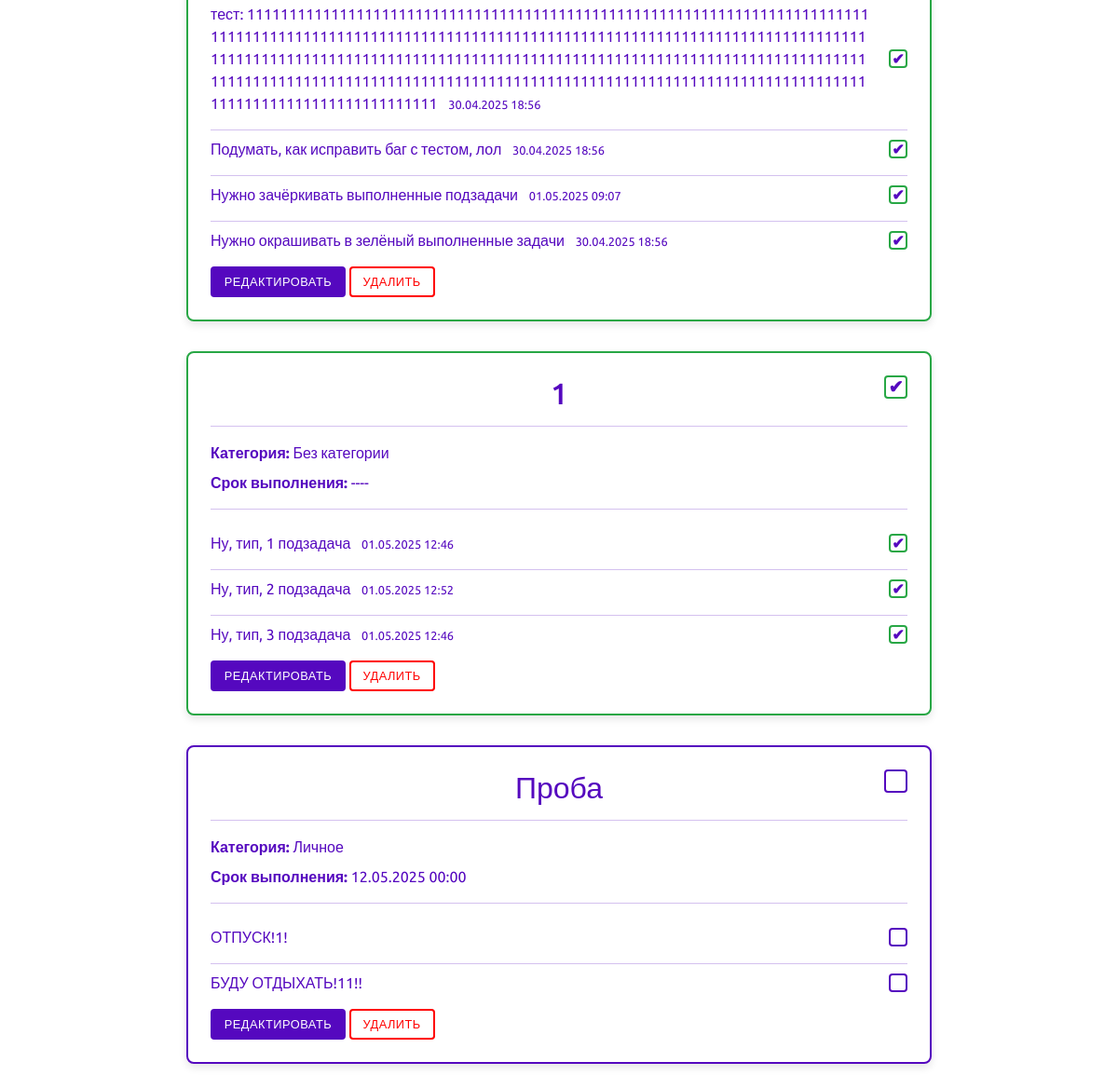
Page / (signed in, lower part) on the earlier database version.
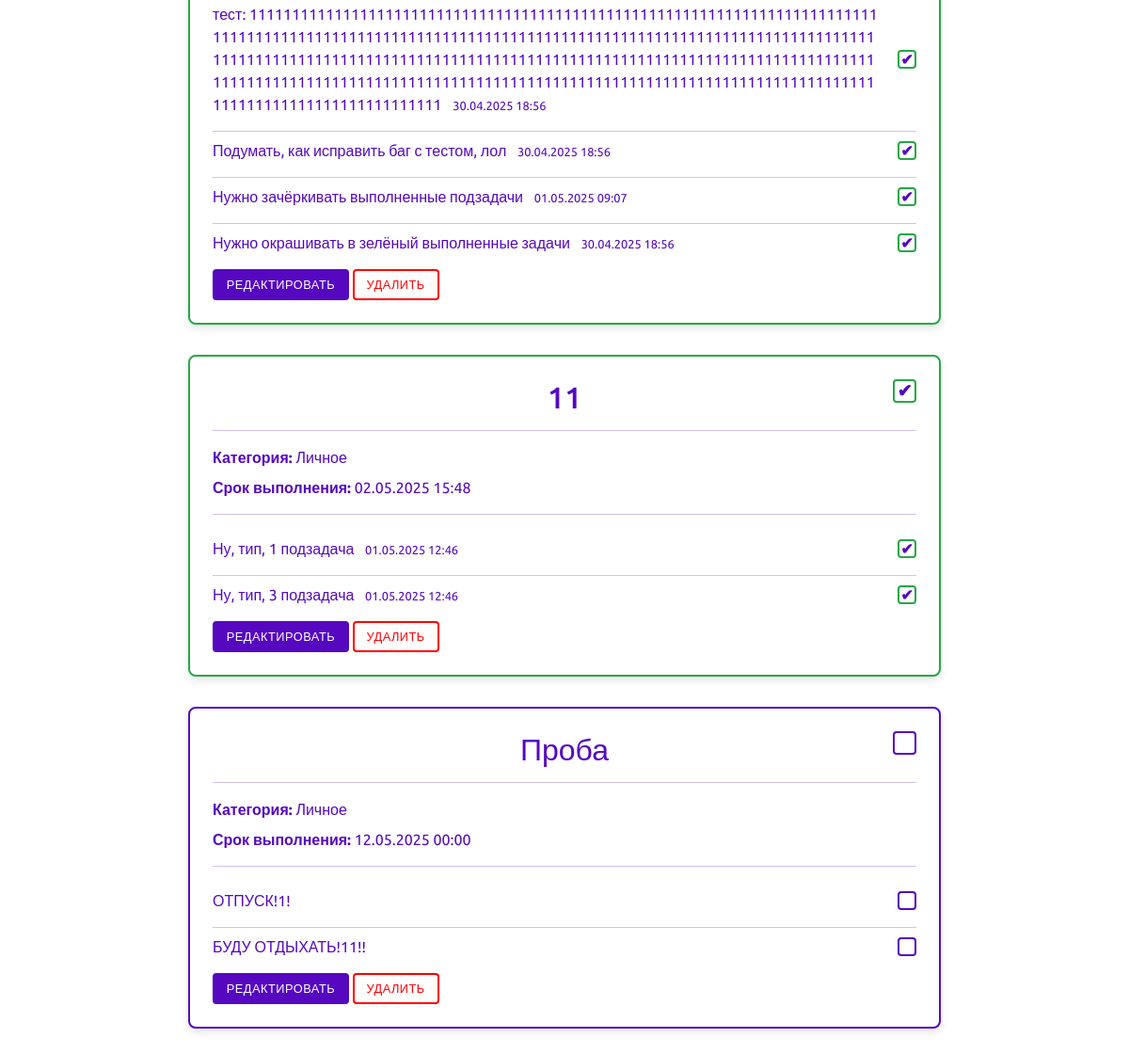
Same page on the later database version.
### task/models.py (models this page shows, shortened)
class SubTask(models.Model):
    task = models.ForeignKey(Task, on_delete=models.CASCADE, related_name='subtasks', verbose_name='Задача')
    description = models.TextField(blank=True, verbose_name='Подзадача')
    is_completed = models.BooleanField(default=False, verbose_name='Выполнена')
    create_date = models.DateTimeField(auto_now_add=True, verbose_name='Дата создания')
    completed_date = models.DateTimeField(null=True, blank=True, verbose_name='Дата выполнения')
    class Meta:
        ordering = ('create_date',)
        verbose_name = 'Позадача'
        verbose_name_plural = 'Подзадачи'
        default_related_name = 'subtasks'

class Task(models.Model):
    class Status(models.TextChoices):
        NOT_ACTIVE = 'not_active', 'Не активна'
        ACTIVE = 'active', 'Активна'
        COMPLETED = 'completed', 'Выполнена'
    title = models.CharField(max_length=100, verbose_name='Название задачи')
    slug = models.SlugField(max_length=100, unique=True, db_index=True, allow_unicode=True)
    user = models.ForeignKey(User, on_delete=models.CASCADE, verbose_name='Пользователь', related_name='tasks')
    category = models.ForeignKey(Category, on_delete=models.PROTECT, verbose_name='Категория', related_name='tasks')
    status = models.CharField(max_length=10, choices=Status.choices, default=Status.NOT_ACTIVE,
                              verbose_name='Статус задачи')
    create_date = models.DateTimeField(auto_now_add=True, db_index=True, verbose_name='Дата создания')
    due_date = models.DateTimeField(blank=True, null=True, verbose_name='Срок выполнения')
    class Meta:
        ordering = ('create_date',)
        verbose_name = 'Задача'
        verbose_name_plural = 'Задачи'
        constraints = [
            models.CheckConstraint(
                check=models.Q(due_date__gt=models.F('create_date')),
                name='check_due_date_after_create_date'
            )
        ]

class Category(models.Model):
    name = models.CharField(max_length=50, unique=True, verbose_name='Название')
    slug = models.SlugField(max_length=50, unique=True, db_index=True, allow_unicode=True)
    class Meta:
        ordering = ('name',)
        verbose_name = 'Категория'
        verbose_name_plural = 'Категории'

### task/views.py (the view)
# urls.py: path('', views.home, name='home'),
def home(request):
    if request.user.is_authenticated:
        tasks = Task.objects.filter(user=request.user).prefetch_related('subtasks')
    else:
        tasks = None
    context = {
        'tasks': tasks,
    }
    return render(request, 'task/home.html', context)

### task/templates/task/home.html (shortened to what this page needs)
{% extends 'base.html' %}
{% load django_bootstrap5 %}
{% load static %}
{% block content %}
    <div class="container mt-4">
        {% if user.is_authenticated %}
            {% for task in tasks %}
                <div class="task-card task-status-{{ task.status|lower }}">
                    <div class="task-header">
                        <h2 class="task-title">{{ task.title }}</h2>
                        <div class="task-status-indicator status-{{ task.status|lower }}"
                             data-task-id="{{ task.id }}"
                             data-url="{% url 'task:api_change_task_status' task.id %}"
                             title="Изменить статус">
                            {% if task.status == 'completed' %}
                                <span class="checkmark">&#10004;</span>
                            {% endif %}
                        </div>
                    </div>
                    <hr class="purple-line">
                    <p class="task-category"><strong>Категория:</strong> {{ task.category.name }}</p>
                    <p class="task-due-date"><strong>Срок
                        выполнения:</strong> {{ task.due_date|date:"d.m.Y H:i"|default:"----" }}</p>
                    <hr class="purple-line">
                    <div class="subtask-list">
                        {% for subtask in task.subtasks.all %}
                            <div class="subtask-item">
                                <div class="subtask-description">
                                    {{ subtask.description }}
                                    {% if subtask.is_completed %}
                                        <span class="small text-muted">{{ subtask.completed_date|date:"d.m.Y H:i" }}</span>
                                    {% endif %}
                                </div>
                                <div class="subtask-status-indicator subtask-status-{{ subtask.is_completed|yesno:'completed,not_completed' }}"
                                     data-subtask-id="{{ subtask.id }}"
                                     data-url="{% url 'task:api_change_subtask_status' subtask.id %}"
                                     title="Изменить статус">
                                    {% if subtask.is_completed %}
                                        <span class="checkmark">&#10004;</span>
                                    {% endif %}
                                </div>
                            </div>
                            {% if not forloop.last %}
                                <hr class="purple-line subtask-line">
                            {% endif %}
                        {% endfor %}
                    </div>
                    <div class="task-actions mt-3">
                        <a href="{% url 'task:task_edit' task.id %}" class="btn btn-add-task btn-sm">Редактировать</a>
                        <a href="#" class="btn btn-cancel btn-sm">Удалить</a>
                    </div>
                </div>
            {% empty %}
                <p class="text-center">Задач пока нет.</p>
            {% endfor %}
        {% else %}
            <p class="text-center">Авторизуйтесь, чтобы увидеть задачи.</p>
        {% endif %}
    </div>
{% endblock %}

Differences in the rows shown:
removed SubTask: description "Ну, тип, 2 подзадача", completed_date "01.05.2025 12:52", shown under Task (number 2 of 3 on the later page)
changed Task (number 2 of 3 on the later page): title "1" → "11"; category.name "Без категории" → "Личное"; due_date "----" → "02.05.2025 15:48"
